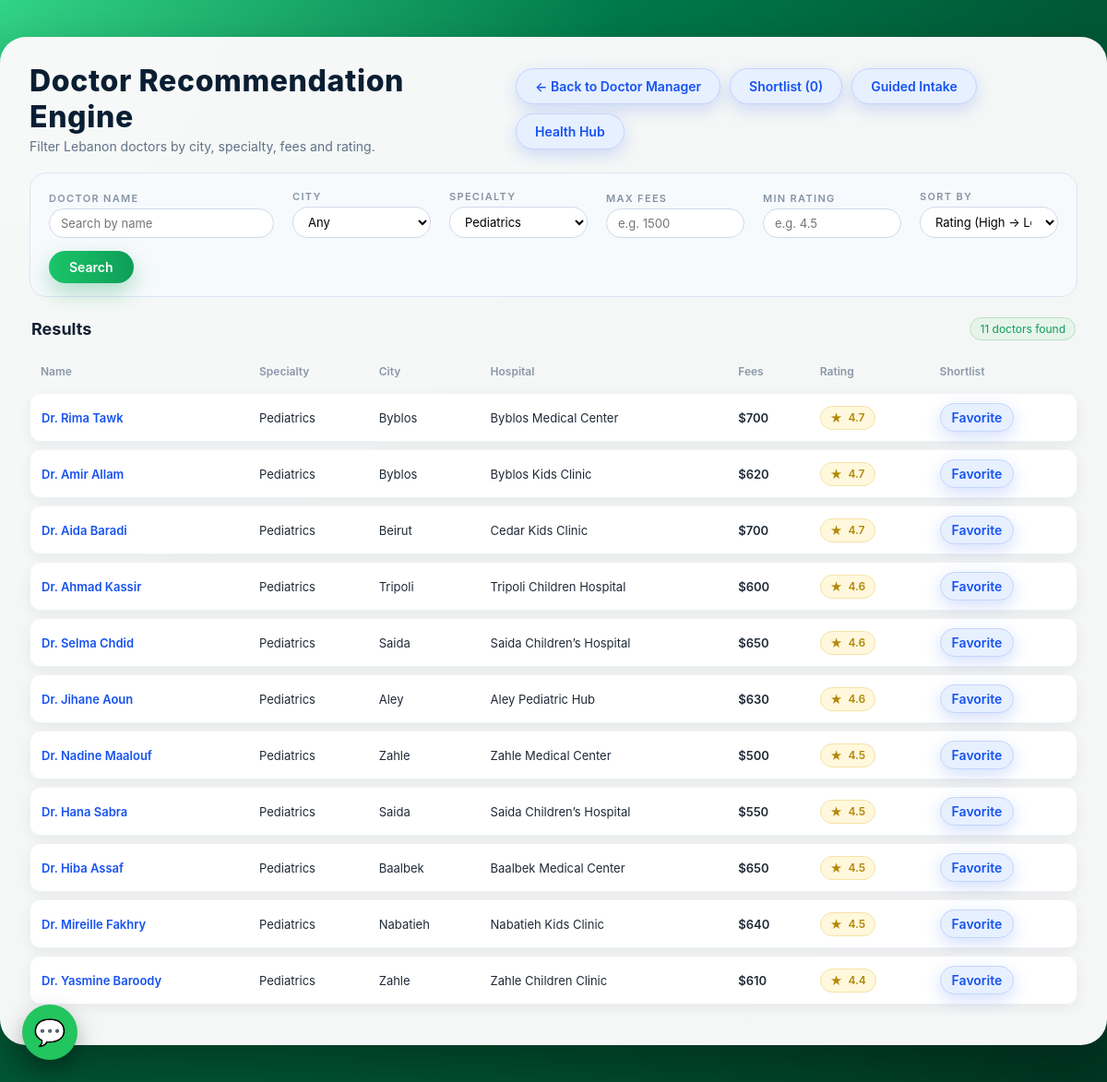
Page /recommend/?specialty=Pediatrics on the committed database.
### myapp33/models.py (models this page shows, shortened)
class Contact(models.Model):
    name = models.CharField(max_length=100)
    specialty = models.CharField(max_length=100)
    city = models.CharField(max_length=50)
    hospital = models.CharField(max_length=100, blank=True)
    fees = models.IntegerField()
    rating = models.FloatField()
    experience_years = models.PositiveIntegerField(default=5)
    languages = models.CharField(max_length=150, blank=True)
    availability = models.CharField(max_length=120, blank=True)
    insurance_partners = models.CharField(max_length=200, blank=True)
    description = models.TextField(blank=True)
    photo_url = models.URLField(blank=True)
    contact_phone = models.CharField(max_length=30, blank=True)

### myapp33/views.py (the view)
# urls.py: path('recommend/', views.recommend_doctors, name='recommend_doctors'),
def recommend_doctors(request):
    city = request.GET.get("city", "")
    specialty = request.GET.get("specialty", "")
    max_fees = request.GET.get("max_fees", "")
    min_rating = request.GET.get("min_rating", "")
    sort = request.GET.get("sort", "rating_desc")
    query = request.GET.get("search", "").strip()
    qs = Contact.objects.all()
    if query:
        qs = qs.filter(name__icontains=query)
    if city:
        qs = qs.filter(city__icontains=city)
    if specialty:
        qs = qs.filter(specialty__icontains=specialty)
    if max_fees:
        try:
            qs = qs.filter(fees__lte=int(max_fees))
        except ValueError:
            pass
    if min_rating:
        try:
            qs = qs.filter(rating__gte=float(min_rating))
        except ValueError:
            pass
    if sort == "rating_desc":
        qs = qs.order_by("-rating")
    elif sort == "rating_asc":
        qs = qs.order_by("rating")
    elif sort == "fees_asc":
        qs = qs.order_by("fees")
    elif sort == "fees_desc":
        qs = qs.order_by("-fees")
    else:
        qs = qs.order_by("-rating")
    city_choices = (
        Contact.objects.values_list("city", flat=True).distinct().order_by("city")
    )
    specialty_choices = (
        Contact.objects.values_list("specialty", flat=True)
        .distinct()
        .order_by("specialty")
    )
    favorites = get_favorite_ids(request)
    return render(
        request,
        "myapp33/recommend.html",
        {
            "results": qs,
            "city_choices": city_choices,
            "specialty_choices": specialty_choices,
            "city": city,
            "specialty": specialty,
            "max_fees": max_fees,
            "min_rating": min_rating,
            "sort": sort,
            "favorites": favorites,
            "search": query,
        },
    )

### myapp33/views.py (called while the page is built)
def get_favorite_ids(request):
    return set(request.session.get("favorite_doctors", []))

### templates/myapp33/recommend.html (shortened to what this page needs)
<!DOCTYPE html>
<html lang="en">
<head>
</head>
<body>
<div class="page-wrapper">
    <div class="top-row">
        <div class="title-block">
            <h1>Doctor Recommendation Engine</h1>
            <p>Filter Lebanon doctors by city, specialty, fees and rating.</p>
        </div>
        <div style="display:flex;gap:10px;flex-wrap:wrap;">
            <a href="{% url 'home' %}" class="btn-pill btn-secondary">← Back to Doctor Manager</a>
            <a href="{% url 'favorite_list' %}" class="btn-pill btn-secondary">Shortlist ({{ favorites|length }})</a>
            <a href="{% url 'intake_wizard' %}" class="btn-pill btn-secondary">Guided Intake</a>
            <a href="{% url 'health_hub' %}" class="btn-pill btn-secondary">Health Hub</a>
        </div>
    </div>
    <form method="get" class="filter-card">
        <div class="filter-row">
            <div class="filter-group" style="flex: 1 1 200px;">
                <label for="search">Doctor Name</label>
                <input type="text" name="search" id="search" value="{{ search }}" placeholder="Search by name">
            </div>
            <div class="filter-group">
                <label for="city">City</label>
                <select name="city" id="city">
                    <option value="" {% if city == "" %}selected{% endif %}>Any</option>
                </select>
            </div>
            <div class="filter-group">
                <label for="specialty">Specialty</label>
                <select name="specialty" id="specialty">
                    {% for s in specialty_choices %}
                        <option value="{{ s }}" {% if specialty == s %}selected{% endif %}>{{ s }}</option>
                    {% endfor %}
                </select>
            </div>
            <div class="filter-group">
                <label for="max_fees">Max Fees</label>
                <input
                    type="number"
                    name="max_fees"
                    id="max_fees"
                    placeholder="e.g. 1500"
                    value="{{ max_fees }}">
            </div>
            <div class="filter-group">
                <label for="min_rating">Min Rating</label>
                <input
                    type="number"
                    step="0.1"
                    min="0"
                    max="5"
                    name="min_rating"
                    id="min_rating"
                    placeholder="e.g. 4.5"
                    value="{{ min_rating }}">
            </div>
            <div class="filter-group">
                <label for="sort">Sort By</label>
                <select name="sort" id="sort">
                    <option value="rating_desc" {% if sort == "rating_desc" %}selected{% endif %}>
                        Rating (High → Low)
                    </option>
                </select>
            </div>
            <div class="search-actions">
                <button type="submit" class="btn-primary">Search</button>
            </div>
        </div>
    </form>
    <div class="results-header">
        <h2>Results</h2>
        <span class="badge">
            {% if results %}
                {{ results|length }} doctor{{ results|length|pluralize }} found
            {% else %}
                No doctors match the filters
            {% endif %}
        </span>
    </div>
    {% if results %}
        <table>
            <thead>
            <tr>
                <th>Name</th>
                <th>Specialty</th>
                <th>City</th>
                <th>Hospital</th>
                <th>Fees</th>
                <th>Rating</th>
                <th>Shortlist</th>
            </tr>
            </thead>
            <tbody>
            {% for doctor in results %}
                <tr>
                    <td class="doctor-name">
                        {% if doctor.id %}
                            <a href="{% url 'doctor_detail' doctor.id %}">{{ doctor.name }}</a>
                        {% else %}
                            {{ doctor.name }}
                        {% endif %}
                    </td>
                    <td>{{ doctor.specialty }}</td>
                    <td>{{ doctor.city }}</td>
                    <td>{{ doctor.hospital }}</td>
                    <td class="fees-cell">${{ doctor.fees }}</td>
                    <td>
                        <span class="rating-pill">
                            <span class="star">★</span>
                            {{ doctor.rating }}
                        </span>
                    </td>
                    <td>
                        <form method="post" action="{% url 'toggle_favorite' doctor.id %}">
                            <button type="submit" class="btn-pill btn-secondary" style="padding:6px 12px;">
                                {% if doctor.id in favorites %}Remove{% else %}Favorite{% endif %}
                            </button>
                        </form>
                    </td>
                </tr>
            {% endfor %}
            </tbody>
        </table>
    {% else %}
        <p class="muted">Try widening your filters (for example, remove max fees or lower the minimum rating).</p>
    {% endif %}
</div>
<div id="chatbot-toggle">💬</div>
</body>
</html>

### templates/myapp33/recommend.html (style rules this page uses)
* { box-sizing: border-box; margin: 0; padding: 0; font-family: -apple-system, BlinkMacSystemFont, "SF Pro Text", system-ui, -webkit-system-font, "Segoe UI", sans-serif; }
body { min-height: 100vh; background: radial-gradient(circle at top left, #32d486, #007a4a 40%, #013824 100%); padding: 40px 0; color: #0b1726; }
.page-wrapper { max-width: 1200px; margin: 0 auto; padding: 28px 32px 36px; background: rgba(250, 250, 250, 0.98); border-radius: 28px; box-shadow: 0 24px 60px rgba(0, 0, 0, 0.35); }
.top-row { display: flex; justify-content: space-between; align-items: center; gap: 16px; margin-bottom: 20px; }
.title-block h1 { font-size: 32px; font-weight: 800; letter-spacing: 0.02em; color: #0a1e33; margin-bottom: 4px; }
.title-block p { font-size: 14px; color: #5f7189; }
.btn-pill { padding: 10px 20px; border-radius: 999px; border: none; cursor: pointer; font-size: 14px; font-weight: 600; transition: transform 0.1s ease, box-shadow 0.1s ease, background 0.2s; text-decoration: none; display: inline-flex; align-items: center; gap: 8px; }
.btn-secondary { background: #e7f0ff; color: #1652f0; border: 1px solid #c3d5ff; box-shadow: 0 6px 18px rgba(22, 82, 240, 0.18); }
.filter-card { margin-top: 10px; padding: 18px 20px 14px; background: #f7fafc; border-radius: 18px; border: 1px solid #dde5f5; }
.filter-row { display: flex; flex-wrap: wrap; gap: 14px 20px; align-items: flex-end; }
.filter-group { display: flex; flex-direction: column; min-width: 150px; flex: 1; }
.filter-group label { font-size: 11px; letter-spacing: 0.12em; text-transform: uppercase; color: #8693a6; margin-bottom: 4px; font-weight: 600; }
select, input[type="text"], input[type="number"] { border-radius: 999px; border: 1px solid #d0d9eb; padding: 7px 12px; font-size: 13px; outline: none; background: white; transition: border 0.15s ease, box-shadow 0.15s ease; }
.search-actions { display: flex; align-items: center; gap: 10px; }
.btn-primary { background: linear-gradient(90deg, #1ac568, #0f9d58); color: white; border: none; padding: 9px 22px; border-radius: 999px; font-size: 14px; font-weight: 600; cursor: pointer; box-shadow: 0 10px 24px rgba(15, 157, 88, 0.32); }
#chatbot-toggle { position: fixed; bottom: 24px; left: 24px; background: #22c55e; color: white; width: 60px; height: 60px; border-radius: 50%; font-size: 28px; display: flex; align-items: center; justify-content: center; cursor: pointer; box-shadow: 0 10px 25px rgba(0,0,0,0.3); z-index: 9999; }
.results-header { display: flex; justify-content: space-between; align-items: center; margin: 22px 2px 10px; }
.results-header h2 { font-size: 18px; font-weight: 700; color: #142133; }
.badge { font-size: 12px; padding: 4px 10px; border-radius: 999px; background: #e6f4ea; color: #0f9d58; border: 1px solid #b8e1c6; }
table { width: 100%; border-collapse: separate; border-spacing: 0 8px; margin-top: 4px; }
thead th { font-size: 12px; text-align: left; padding: 8px 12px; color: #8b97aa; font-weight: 600; }
tbody tr { background: #ffffff; box-shadow: 0 4px 14px rgba(15, 23, 42, 0.06); border-radius: 14px; overflow: hidden; }
tbody td { padding: 10px 12px; font-size: 13px; color: #1f2937; border-top: 1px solid #eef2f7; border-bottom: 1px solid #eef2f7; }
tbody td:first-child { border-left: 1px solid #eef2f7; border-radius: 12px 0 0 12px; }
tbody td:last-child { border-right: 1px solid #eef2f7; border-radius: 0 12px 12px 0; }
.doctor-name a { font-weight: 600; color: #1652f0; text-decoration: none; }
.rating-pill { display: inline-flex; align-items: center; gap: 6px; padding: 4px 10px; border-radius: 999px; background: #fff8dd; border: 1px solid #f6e2a3; font-weight: 600; font-size: 12px; color: #b38707; }
.rating-pill .star { font-size: 13px; }
.fees-cell { font-weight: 600; }

### rows in the picture
Contact: name "Dr. Rima Tawk", specialty "Pediatrics", city "Byblos", hospital "Byblos Medical Center", fees "700", rating "4.7", shows "Favorite"
Contact: name "Dr. Amir Allam", specialty "Pediatrics", city "Byblos", hospital "Byblos Kids Clinic", fees "620", rating "4.7", shows "Favorite"
Contact: name "Dr. Aida Baradi", specialty "Pediatrics", city "Beirut", hospital "Cedar Kids Clinic", fees "700", rating "4.7", shows "Favorite"
Contact: name "Dr. Ahmad Kassir", specialty "Pediatrics", city "Tripoli", hospital "Tripoli Children Hospital", fees "600", rating "4.6", shows "Favorite"
Contact: name "Dr. Selma Chdid", specialty "Pediatrics", city "Saida", hospital "Saida Children’s Hospital", fees "650", rating "4.6", shows "Favorite"
Contact: name "Dr. Jihane Aoun", specialty "Pediatrics", city "Aley", hospital "Aley Pediatric Hub", fees "630", rating "4.6", shows "Favorite"
Contact: name "Dr. Nadine Maalouf", specialty "Pediatrics", city "Zahle", hospital "Zahle Medical Center", fees "500", rating "4.5", shows "Favorite"
Contact: name "Dr. Hana Sabra", specialty "Pediatrics", city "Saida", hospital "Saida Children’s Hospital", fees "550", rating "4.5", shows "Favorite"
Contact: name "Dr. Hiba Assaf", specialty "Pediatrics", city "Baalbek", hospital "Baalbek Medical Center", fees "650", rating "4.5", shows "Favorite"
Contact: name "Dr. Mireille Fakhry", specialty "Pediatrics", city "Nabatieh", hospital "Nabatieh Kids Clinic", fees "640", rating "4.5", shows "Favorite"
Contact: name "Dr. Yasmine Baroody", specialty "Pediatrics", city "Zahle", hospital "Zahle Children Clinic", fees "610", rating "4.4", shows "Favorite"

### other values in the picture
{{ favorites|length }} "0"
{{ results|length }} "11"
form field specialty "Pediatrics"
